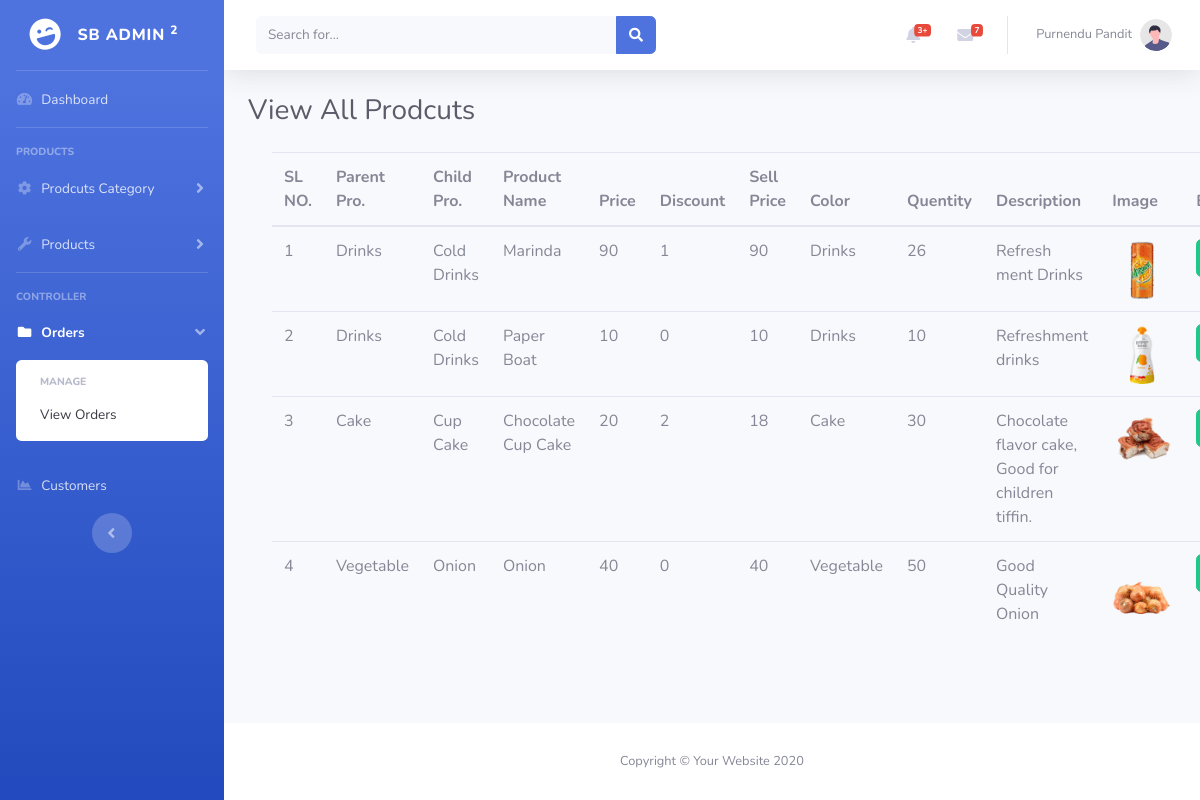
/admin/product_list.php (signed in), run on the app's committed database.
### tables this page shows
CREATE TABLE `products` (
  `p_id` int(11) NOT NULL,
  `pr_name` varchar(255) NOT NULL,
  `ch_name` varchar(255) NOT NULL,
  `prod_name` varchar(255) NOT NULL,
  `pp` int(255) NOT NULL,
  `p_disc` int(255) NOT NULL,
  `ps` int(255) NOT NULL,
  `p_col` varchar(255) NOT NULL,
  `p_qty` int(255) NOT NULL,
  `p_desc` varchar(255) NOT NULL,
  `p_images` varchar(255) NOT NULL,
  `created_at` timestamp NOT NULL DEFAULT current_timestamp()
);

### admin/product_list.php (the view, shortened to what this page needs)
<?php include_once 'layouts/head.php'; ?>
<body id="page-top">
    <div id="wrapper">
        <?php include_once 'layouts/side_bar.php'; ?>
        <div id="content-wrapper" class="d-flex flex-column">
            <div id="content">
                <?php include_once 'layouts/top_menu.php'; ?>
                <div class="container-fluid">
                    <h1 class="h3 mb-4 text-gray-800">View All Prodcuts</h1>
                    <div class="container-fluid">
                        <div class="row">
                            <div class="col-lg-12">
                                <table class="table">
                                    <thead>
                                        <th>SL NO.</th>
                                        <th>Parent Pro.</th>
                                        <th>Child Pro.</th>
                                        <th>Product Name</th>
                                        <th>Price</th>
                                        <th>Discount</th>
                                        <th>Sell Price</th>
                                        <th>Color</th>
                                        <th>Quentity</th>
                                        <th>Description</th>
                                        <th>Image</th>
                                        <th>Edit</th>
                                    </thead>
                                    <tbody>
                                        <?php
                                            include '../Database/db.php';
                                            $a = 0;
                                            $sel = "SELECT * FROM products";
                                            $res = $db -> query($sel);
                                            while($dt = $res -> fetch_assoc()){
                                                $a++;
                                        ?>
                                            <tr>
                                                <td><?php echo $a; ?></td>
                                                <td><?php echo $dt['pr_name']; ?></td>
                                                <td><?php echo $dt['ch_name']; ?></td>
                                                <td><?php echo $dt['prod_name']; ?></td>
                                                <td><?php echo $dt['pp']; ?></td>
                                                <td><?php echo $dt['p_disc']; ?></td>
                                                <td><?php echo $dt['ps']; ?></td>
                                                <td><?php echo $dt['p_col']; ?></td>
                                                <td><?php echo $dt['p_qty']; ?></td>
                                                <td><?php echo $dt['p_desc']; ?></td>
                                                <td>
                                                    <img src="../UPLOAD IMAGES/<?php echo $dt['p_images']; ?>" style="width: 60px;" alt="">
                                                </td>
                                                <td>
                                                    <a href="product_list_edit.php?id=<?php echo $dt['p_id']; ?>" class="btn btn-success" onclick="return confirm('Want To Edit');">Edit</a>
                                                </td>
                                            </tr>
                                        <?php } ?>
                                    </tbody>
                                </table>
                            </div>
                        </div>
                    </div>
                </div>
            </div>
            <?php include_once 'layouts/footer.php'; ?>
        </div>
    </div>
    <?php include_once 'layouts/script.php'; ?>

### data on the page
products: pr_name "Drinks", ch_name "Cold Drinks", prod_name "Marinda", pp "90", p_disc "1", ps "90", p_col "Drinks", p_qty "26", p_desc "Refresh ment Drinks", p_images (picture)
products: pr_name "Drinks", ch_name "Cold Drinks", prod_name "Paper Boat", pp "10", p_disc "0", ps "10", p_col "Drinks", p_qty "10", p_desc "Refreshment drinks", p_images (picture)
products: pr_name "Cake", ch_name "Cup Cake", prod_name "Chocolate Cup Cake", pp "20", p_disc "2", ps "18", p_col "Cake", p_qty "30", p_desc "Chocolate flavor cake, Good for children tiffin.", p_images (picture)
products: pr_name "Vegetable", ch_name "Onion", prod_name "Onion", pp "40", p_disc "0", ps "40", p_col "Vegetable", p_qty "50", p_desc "Good Quality Onion", p_images (picture)

### other printed values
$_SESSION['name'] "Purnendu Pandit"
